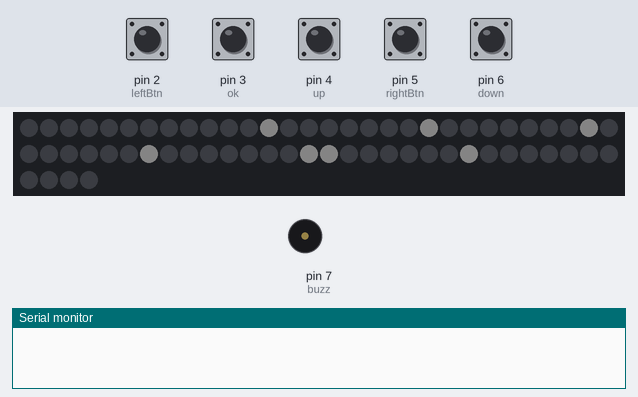
Bench run of a sketch on a simulated Arduino Uno, built with avr-gcc and run on an emulated ATmega328P. Parts: 64 RGB LEDs in strip order, left to right, continuing on the next row, buzzer (waves = sounding), the last lines printed to the serial monitor. The inputs (shaded band) are chosen by the test bench; at power-on: pin 2 (leftBtn), pin 3 (ok), pin 4 (up), pin 5 (rightBtn), pin 6 (down) HIGH. Dim RGB values are drawn brighter than linear; random numbers use the default seed unless the sketch sets one.

Above: at 1.2 s.
1.3 s: pin 3 (ok) pulled LOW for 1 s
At 2.7 s:
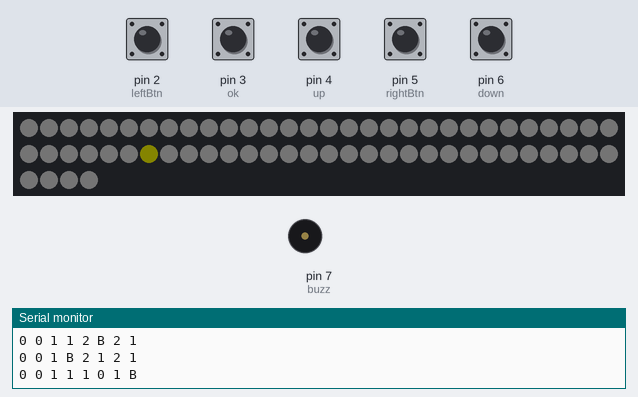
3.8 s: pin 5 (rightBtn) pulled LOW for 1 s
6.3 s: pin 3 (ok) pulled LOW for 0.15 s
At 7.0 s:
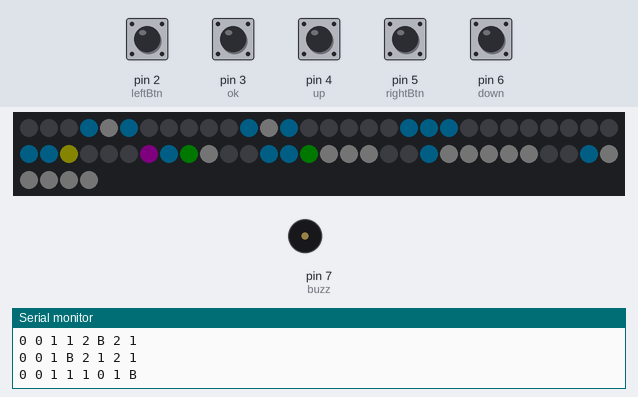
7.9 s: pin 2 (leftBtn) pulled LOW for 1 s
10.4 s: pin 4 (up) pulled LOW for 0.15 s
12.0 s: pin 6 (down) pulled LOW for 1 s
Timing chart, 0 to 15.0 s (numbered marks = the images above; inputs shaded):
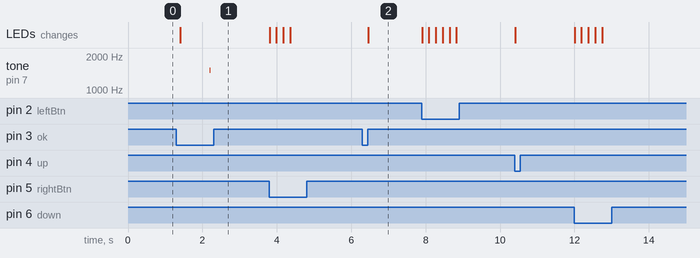

Measured:
- after the input at 1.3 s, tone on pin 7 (buzz): silent → 1500 Hz after 0.90 s, → silent 0.03 s later; the LEDs: change after 0.10 s (image 1)
- after the input at 6.3 s, the LEDs: change after 0.16 s (image 2)

The sketch:

Campo_Minado.ino
```cpp
#include <Adafruit_NeoPixel.h>

int numBombas;
bool noMenu = true;
int dificuldade = 1;

Adafruit_NeoPixel m(64, 8, NEO_GRB + NEO_KHZ800);

const int up = 4;
const int down = 6;
const int leftBtn = 2;
const int rightBtn = 5;
const int ok = 3;
const int buzz = 7;

bool bombas[8][8];
bool aberto[8][8];
bool flag[8][8];
int nums[8][8];

int xCur = 3;
int yCur = 3;

bool acabou = false;
bool segurando = false;
bool fezLongo = false;

unsigned long tempo = 0;

uint32_t fechado, vazio, bombaCor, cursor, bandeira;
uint32_t n1,n2,n3,n4,n5,n6,n7,n8;

int pos(int x, int y){
  return (7 - y) * 8 + (7 - x);
}

void desenhaMenu() {
  m.clear();
  uint32_t cor = m.Color(255, 255, 255);

  if (dificuldade == 1) {
    for(int y=1; y<7; y++) m.setPixelColor(pos(3, y), cor);
    m.setPixelColor(pos(2, 2), cor);
  } else if (dificuldade == 2) {
    m.setPixelColor(pos(2,1), cor); m.setPixelColor(pos(3,1), cor); m.setPixelColor(pos(4,1), cor);
    m.setPixelColor(pos(5,2), cor); m.setPixelColor(pos(4,3), cor); m.setPixelColor(pos(3,4), cor);
    m.setPixelColor(pos(2,5), cor);
    m.setPixelColor(pos(2,6), cor); m.setPixelColor(pos(3,6), cor); m.setPixelColor(pos(4,6), cor); m.setPixelColor(pos(5,6), cor);
  } else if (dificuldade == 3) {
    m.setPixelColor(pos(2,1), cor); m.setPixelColor(pos(3,1), cor); m.setPixelColor(pos(4,1), cor);
    m.setPixelColor(pos(5,2), cor); m.setPixelColor(pos(4,3), cor); m.setPixelColor(pos(3,3), cor);
    m.setPixelColor(pos(5,4), cor); m.setPixelColor(pos(5,5), cor);
    m.setPixelColor(pos(2,6), cor); m.setPixelColor(pos(3,6), cor); m.setPixelColor(pos(4,6), cor);
  }
  m.show();
}

void iniciarJogo() {
  Serial.begin(9600);

  memset(bombas, false, sizeof(bombas));
  memset(aberto, false, sizeof(aberto));
  memset(flag, false, sizeof(flag));
  memset(nums, 0, sizeof(nums));

  if(dificuldade == 1) numBombas = 5;
  else if(dificuldade == 2) numBombas = 10;
  else if(dificuldade == 3) numBombas = 15;

  int b = 0;
  while(b < numBombas){
    int x = random(8);
    int y = random(8);

    if(!bombas[x][y]){
      bombas[x][y] = true;
      b++;
    }
  }

  for(int x=0;x<8;x++){
    for(int y=0;y<8;y++){
      if(bombas[x][y]) continue;

      for(int dx=-1;dx<=1;dx++){
        for(int dy=-1;dy<=1;dy++){
          int nx = x + dx;
          int ny = y + dy;

          if(nx >= 0 && nx < 8 && ny >= 0 && ny < 8 && bombas[nx][ny]){
            nums[x][y]++;
          }
        }
      }
    }
  }

  Serial.println("MAPA:");
  for(int y=7;y>=0;y--){
    for(int x=7;x>=0;x--){
      if(bombas[x][y]){
        Serial.print("B ");
      } else {
        Serial.print(nums[x][y]);
        Serial.print(" ");
      }
    }
    Serial.println();
  }
  Serial.println();

  xCur = 3;
  yCur = 3;
  acabou = false;
  desenha();
}

void setup() {
  Serial.begin(9600);
  randomSeed(analogRead(A0));
  m.begin();
  m.setBrightness(7);

  fechado  = m.Color(50,50,50);
  vazio    = m.Color(0,0,0);
  n1 = m.Color(0,160,255);
  n2 = m.Color(0,70,0);
  n3 = m.Color(255,30,20);
  n4 = m.Color(0,0,255);
  n5 = m.Color(255,165,0);
  n6 = m.Color(250,100,100);
  n7 = m.Color(50,255,50);
  n8 = m.Color(35,35,35);
  cursor   = m.Color(255,255,30);
  bombaCor = m.Color(255,0,0);
  bandeira = m.Color(128, 0, 128);

  pinMode(up, INPUT_PULLUP);
  pinMode(down, INPUT_PULLUP);
  pinMode(leftBtn, INPUT_PULLUP);
  pinMode(rightBtn, INPUT_PULLUP);
  pinMode(ok, INPUT_PULLUP);
  pinMode(buzz, OUTPUT);

  desenhaMenu();
}

void loop() {
  if(noMenu) {
    if(digitalRead(up) == LOW) {
      dificuldade++;
      if(dificuldade > 3) dificuldade = 3;
      desenhaMenu();
      delay(200);
    }
    else if(digitalRead(down) == LOW) {
      dificuldade--;
      if(dificuldade < 1) dificuldade = 1;
      desenhaMenu();
      delay(200);
    }

    if(digitalRead(ok) == LOW) {
      noMenu = false;
      iniciarJogo();
      delay(300);
    }
    return;
  }

  if(acabou) {
    delay(3000);
    noMenu = true;
    acabou = false;
    desenhaMenu();
    return;
  }

  int mx = 0, my = 0;
  if(digitalRead(up) == LOW) my = -1;
  else if(digitalRead(down) == LOW) my = 1;
  if(digitalRead(leftBtn) == LOW) mx = -1;
  else if(digitalRead(rightBtn) == LOW) mx = 1;

  if(mx != 0 || my != 0){
    xCur = constrain(xCur + mx, 0, 7);
    yCur = constrain(yCur + my, 0, 7);
    desenha();
    delay(180);
  }

  int estado = digitalRead(ok);

  if(estado == LOW && !segurando){
    segurando = true;
    fezLongo = false;
    tempo = millis();
  }
  else if(estado == LOW && segurando && !fezLongo){
    if(millis() - tempo >= 500){
      if(!aberto[xCur][yCur]){
        flag[xCur][yCur] = !flag[xCur][yCur];
        tone(buzz, 1500, 30);
        desenha();
      }
      fezLongo = true;
    }
  }
  else if(estado == HIGH && segurando){
    segurando = false;
    if(!fezLongo){
      abre(xCur, yCur);
      delay(200);
    }
  }
}

void desenha(){
  for(int x=0;x<8;x++){
    for(int y=0;y<8;y++){
      uint32_t cor;
      if(x == xCur && y == yCur) cor = cursor;
      else if(flag[x][y]) cor = bandeira;
      else if(!aberto[x][y]) cor = fechado;
      else if(bombas[x][y]) cor = bombaCor;
      else {
        switch(nums[x][y]){
          case 0: cor = vazio; break;
          case 1: cor = n1; break;
          case 2: cor = n2; break;
          case 3: cor = n3; break;
          case 4: cor = n4; break;
          case 5: cor = n5; break;
          case 6: cor = n6; break;
          case 7: cor = n7; break;
          default: cor = n8; break;
        }
      }
      m.setPixelColor(pos(x,y), cor);
    }
  }
  m.show();
}

void abre(int x, int y){
  if(aberto[x][y] || flag[x][y]) return;

  if(bombas[x][y]){
    aberto[x][y] = true;
    for(int i=0;i<8;i++){
      for(int j=0;j<8;j++){
        if(bombas[i][j]) m.setPixelColor(pos(i,j), bombaCor);
      }
    }
    m.show();

tone(buzz, 150, 200);
    delay(250);
    tone(buzz, 100, 400);
    delay(400);
    noTone(buzz);
    acabou = true;
    return;
  }

  int fx[64], fy[64];
  int ini = 0, fim = 0;

  fx[fim] = x;
  fy[fim] = y;
  fim++;
  aberto[x][y] = true;

  while(ini < fim){
    int ax = fx[ini];
    int ay = fy[ini];
    ini++;

    if(nums[ax][ay] == 0){
      for(int dx=-1;dx<=1;dx++){
        for(int dy=-1;dy<=1;dy++){
          if(dx == 0 && dy == 0) continue;
          int nx = ax + dx;
          int ny = ay + dy;
          if(nx >= 0 && nx < 8 && ny >= 0 && ny < 8){
            if(!aberto[nx][ny] && !bombas[nx][ny] && !flag[nx][ny]){
              aberto[nx][ny] = true;
              fx[fim] = nx;
              fy[fim] = ny;
              fim++;
            }
          }
        }
      }
    }
  }
  desenha();

  for(int i=0;i<8;i++){
    for(int j=0;j<8;j++){
      if(!bombas[i][j] && !aberto[i][j]) return;
    }
  }

  int musica[] = {523,659,784,1047};
  for(int i=0;i<4;i++){
    tone(buzz, musica[i], 200);
    delay(220);
  }
  noTone(buzz);
  acabou = true;
}
```
